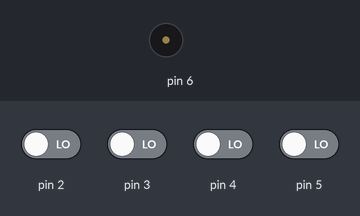
The sketch below on a simulated Arduino Uno, built with avr-gcc and run on an emulated ATmega328P. On the bench: buzzer (waves = sounding). The test bench sets the inputs (shaded band); at power-on: pin 2–5 LOW.

Above: at 1.2 s.
1.3 s: pin 2 driven HIGH
At 2.1 s:
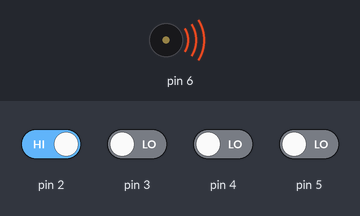
2.8 s: pin 2 driven LOW
At 3.2 s:
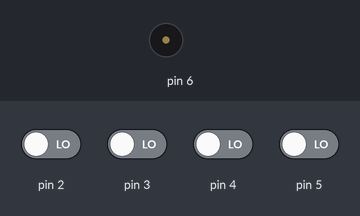
4.3 s: pin 3 driven HIGH
At 5.6 s:
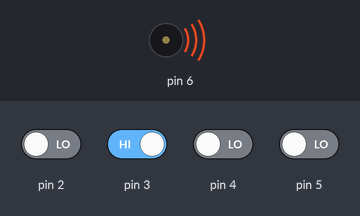
Timing chart, 0 to 7.3 s (numbered marks = the images above; inputs shaded):
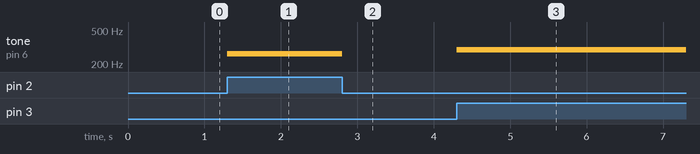

The sketch:

tone_keys_simpleCoding.ino
```cpp
#define NUMBUTTONS 4

int notes[] = {262, 294, 330, 349};

void setup() {
  // put your setup code here, to run once:
  pinMode(2, INPUT);
  pinMode(3, INPUT);
  pinMode(4, INPUT);
  pinMode(5, INPUT);
  pinMode(6, OUTPUT);
}

void loop() {
  // put your main code here, to run repeatedly:
  if (digitalRead(2) == HIGH) {
    tone(6, notes[0]);
  }
  else if (digitalRead(3) == HIGH) {
    tone(6, notes[1]);
  }
  else if (digitalRead(4) == HIGH) {
    tone(6, notes[2]);
  }
  else if (digitalRead(5) == HIGH) {
    tone(6, notes[3]);
  }
  else {
    noTone(6);
  }
}
```

Measured:
- after the input at 1.3 s, tone on pin 6: silent → 262 Hz at once
- after the input at 2.8 s, tone on pin 6: 262 Hz → silent at once
- after the input at 4.3 s, tone on pin 6: silent → 294 Hz at once
